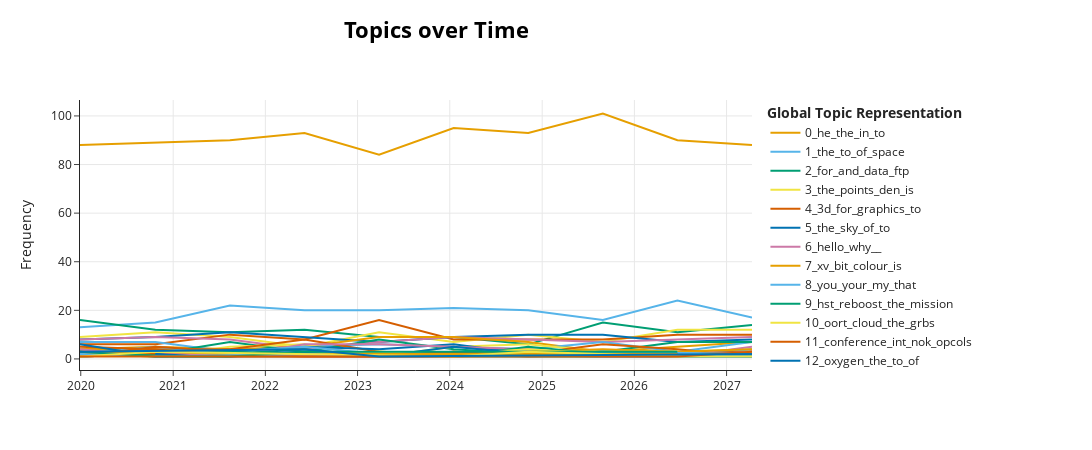

The code cell stored with this chart in its notebook:
### Markdown cell above
## BERTopic: Topic Over Time

BERTopic can track how topics evolve over time:

### Code cell
# Prepare timestamps
import pandas as pd
timestamps = pd.date_range('2020-01-01', periods=len(docs), freq='D')

# Track topics over time
topics_over_time = topic_model.topics_over_time(
    docs=docs,
    timestamps=timestamps,
    nr_bins=10
)

# Visualize evolution
fig = topic_model.visualize_topics_over_time(topics_over_time)
fig.show()
